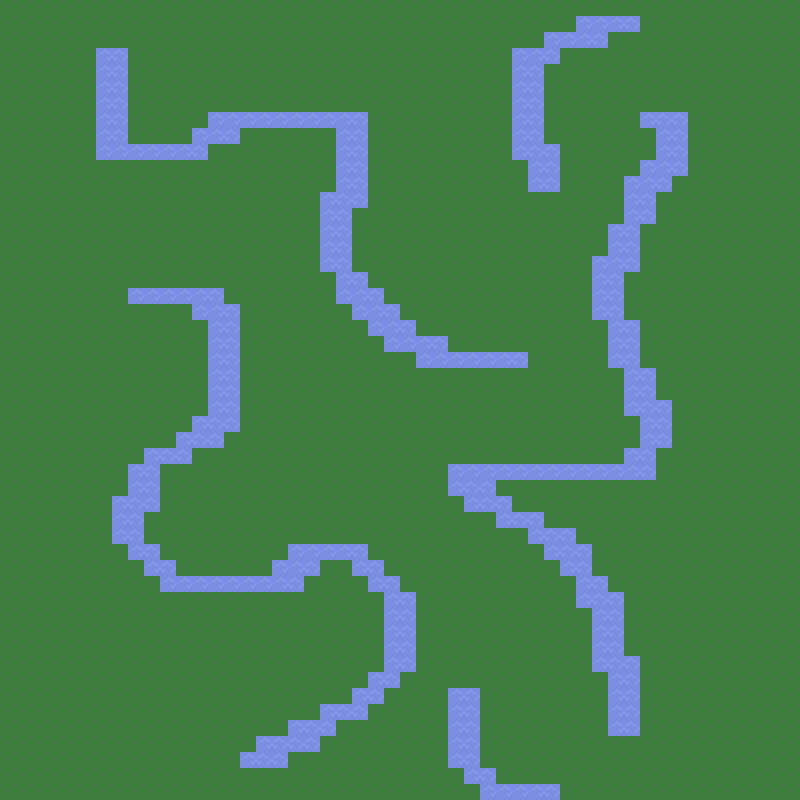

A level layout from a 2D game, rendered from its tile map. Below: a short description, then the map file with tile-grid data replaced by summaries:
An orthogonal 50x50 tile map with 16x16 px tiles, 2 tile layers (backgroundLayer, collisionLayer) and 2 objects.

<map version="1.2" tiledversion="1.2.0" orientation="orthogonal" renderorder="right-down" width="50" height="50" tilewidth="16" tileheight="16" infinite="0" nextlayerid="4" nextobjectid="6">
 <tileset firstgid="1" name="tileset" tilewidth="16" tileheight="16" tilecount="110" columns="10">
  <image source="../images/open_tileset.png" width="160" height="180" />
 </tileset>
 <layer id="1" name="backgroundLayer" width="50" height="50">
  <data>[2500 cells, 2500 non-empty, 1 distinct tile ids]</data>
 </layer>
 <objectgroup id="3" name="objectsLayer">
  <properties>
   <property name="sprite" value="spawnPoint" />
   <property name="type" value="spawnPoint" />
  </properties>
  <object id="3" gid="43" x="30.6667" y="318.667" width="16" height="16">
   <properties>
    <property name="sprite" value="spawnPoint" />
    <property name="type" value="spawnPoint" />
   </properties>
  </object>
  <object id="5" gid="43" x="722.667" y="317.333" width="16" height="16">
   <properties>
    <property name="sprite" value="spawnPoint" />
    <property name="type" value="spawnPoint" />
   </properties>
  </object>
 </objectgroup>
 <layer id="2" name="collisionLayer" width="50" height="50">
  <data>[2500 cells, 312 non-empty, 2 distinct tile ids]</data>
 </layer>
</map>
